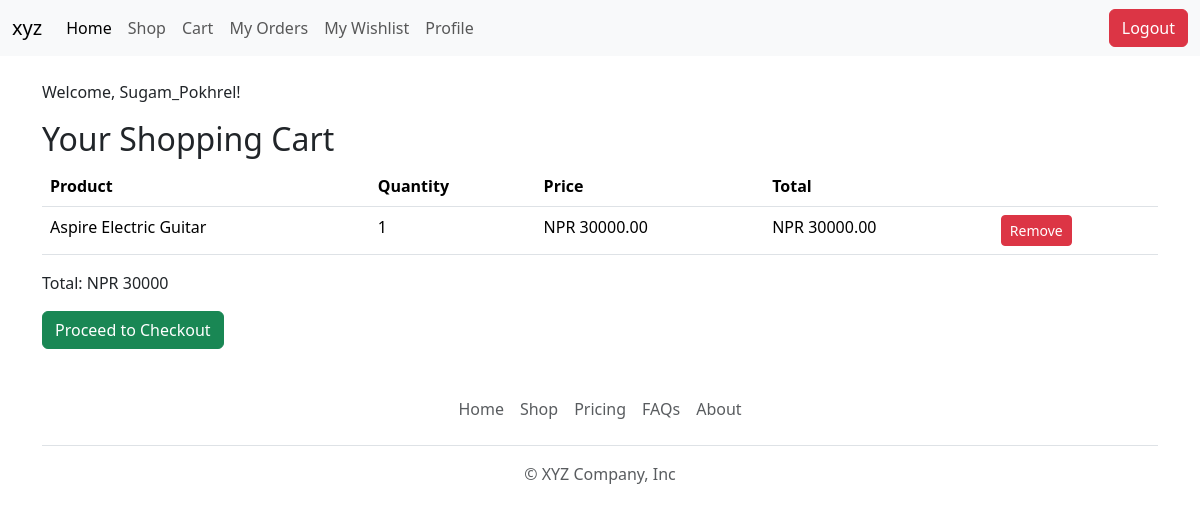
The page /cart/ (signed in) on the database its author committed.
### ecommerce/models.py (models this page shows, shortened)
class Cart(models.Model):
    user = models.ForeignKey(User, on_delete=models.CASCADE)
    product = models.ForeignKey('Product',on_delete=models.CASCADE)
    quantity = models.PositiveBigIntegerField(default=1)
    def line_total(self):
        return self.quantity * self.product.price

class Product(models.Model):
    name = models.CharField(max_length = 500)
    image = models.FileField(upload_to='product_image/',null=True,blank=True)
    price = models.DecimalField(max_digits=10,decimal_places=2)
    quantity = models.IntegerField()
    description = models.TextField()

### ecommerce/views.py (the view)
# urls.py: path('cart/',cart),
def cart(request):
    user = request.user
    if user.is_authenticated:
        carts = Cart.objects.filter(user=user)
        total_price = 0
        for cart_item in carts:
            total_price += int(cart_item.product.price) * int(cart_item.quantity)
    else:
        carts = None
        total_price = None
    return render(request,'frontend/cart.html',{'carts':carts,'total_price':total_price})

### templates/frontend/cart.html
{% extends 'frontend/layout/main.html' %}
{% block content %}
<div class="container my-4">
    {% if user.is_authenticated %}
    <p>Welcome, {{ user.username }}!</p>
    <h2>Your Shopping Cart</h2>
    {% if carts %}
    <table class="table">
        <thead>
            <tr>
                <th scope="col">Product</th>
                <th scope="col">Quantity</th>
                <th scope="col">Price</th>
                <th scope="col">Total</th>
                <th scope="col"></th>
            </tr>
        </thead>
        <tbody>
            {% for item in carts %}
            <tr>
                <td>{{ item.product.name }}</td>
                <td>{{ item.quantity }}</td>
                <td>NPR {{ item.product.price }}</td>
                <td>NPR {{ item.line_total }}</td>
                <td>
                    <a href="/remove-from-cart/{{item.id}}" class="btn btn-danger btn-sm">Remove</a>
                </td>
            </tr>
            {% endfor %}
        </tbody>
    </table>
    <div class="mt-3">
        <p>Total: NPR {{total_price}}</p>
        <a href="/checkout/" class="btn btn-success">Proceed to Checkout</a>
    </div>
    {% else %}
    <p>Your cart is empty.</p>
    {% endif %}
    {% else %}
    <p class="text-center my-5">You are not logged in.</p>
    {% endif %}
</div>
{% endblock %}

### rows shown on the page
Cart: product.name "Aspire Electric Guitar", quantity "1", product.price "30000.00", line_total "30000.00"

### other values the page prints
{{ user.username }} "Sugam_Pokhrel"
{{ total_price }} "30000"
